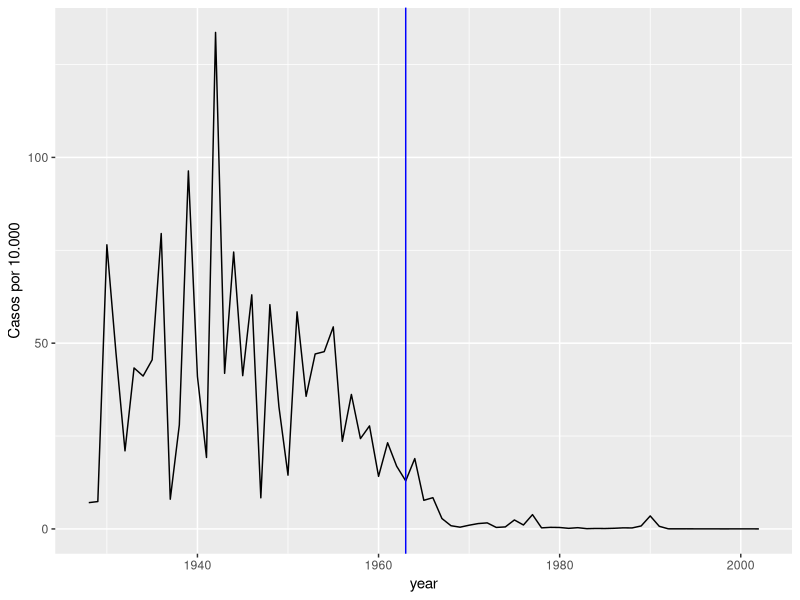
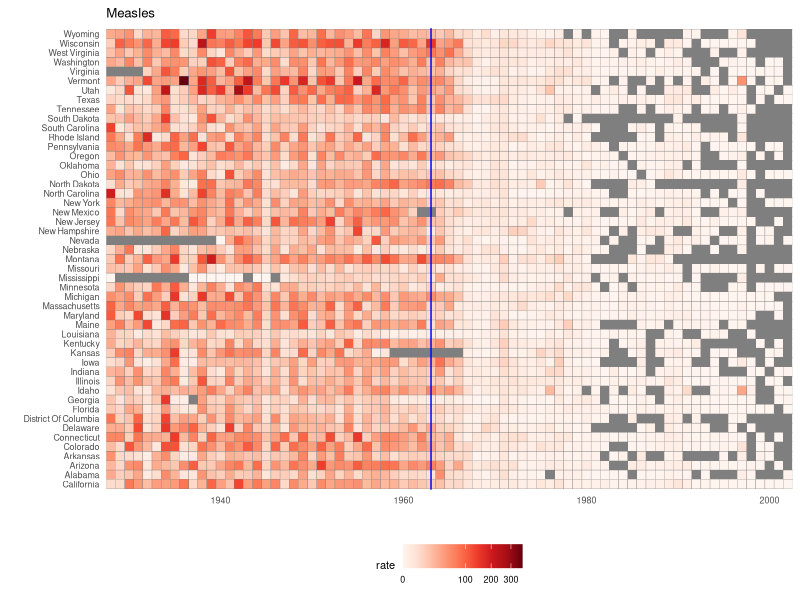
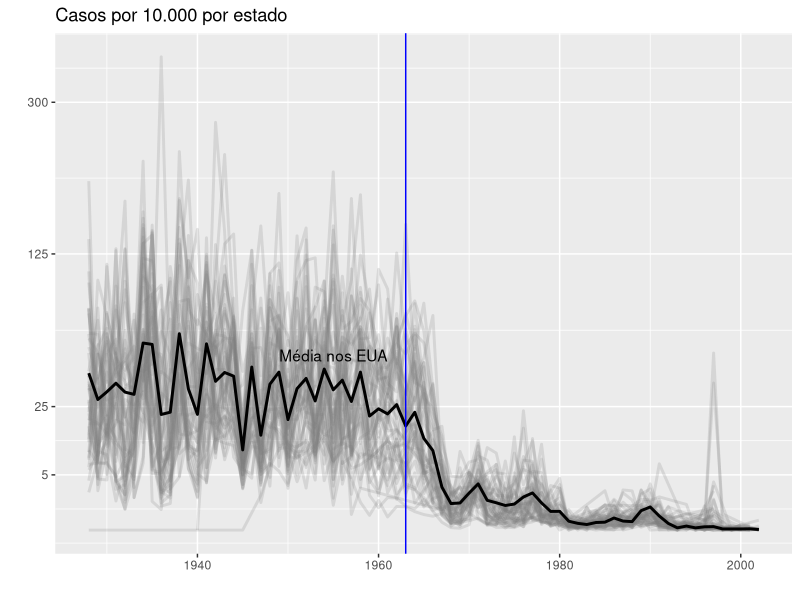

Recreate these plots in R, in order.
## ---- chunk 1
library(tidyverse)
library(RColorBrewer)
library(dslabs)
data(us_contagious_diseases)
names(us_contagious_diseases)
## ---- chunk 2
the_disease <- "Measles"
dat <- us_contagious_diseases %>%
filter(!state%in%c("Hawaii","Alaska") & disease == the_disease) %>%
mutate(rate = count/ population * 10000 * 52/ weeks_reporting) %>%
mutate(state = reorder(state, rate))
## ---- chunk 3
dat %>% filter(state == "California" & !is.na(rate)) %>%
ggplot(aes(year, rate)) +
geom_line() +
ylab("Casos por 10.000") +
geom_vline(xintercept=1963, col = "blue")
## ---- chunk 4
dat %>% ggplot(aes(year, state, fill = rate)) +
geom_tile(color = "grey50") +
scale_x_continuous(expand=c(0,0)) +
scale_fill_gradientn(colors = brewer.pal(9, "Reds"), trans = "sqrt") +
geom_vline(xintercept=1963, col = "blue") +
theme_minimal() +
theme(panel.grid = element_blank(),
legend.position="bottom",
text = element_text(size = 8)) +
ggtitle(the_disease) +
ylab("") + xlab("")
## ---- chunk 5
avg <- us_contagious_diseases %>%
filter(disease==the_disease) %>% group_by(year) %>%
summarize(us_rate = sum(count, na.rm = TRUE)/
sum(population, na.rm = TRUE) * 10000)
## ---- chunk 6
dat %>%
filter(!is.na(rate)) %>%
ggplot() +
geom_line(aes(year, rate, group = state), color = "grey50",
show.legend = FALSE, alpha = 0.2, size = 1) +
geom_line(mapping = aes(year, us_rate), data = avg, size = 1) +
scale_y_continuous(trans = "sqrt", breaks = c(5, 25, 125, 300)) +
ggtitle("Casos por 10.000 por estado") +
xlab("") + ylab("") +
geom_text(data = data.frame(x = 1955, y = 50),
mapping = aes(x, y, label="Média nos EUA"),
color="black") +
geom_vline(xintercept=1963, col = "blue")
